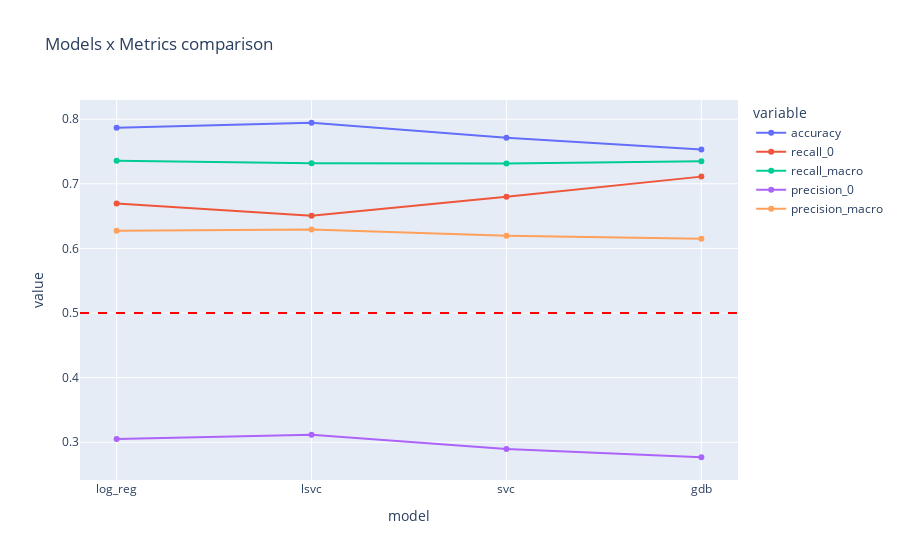

Notebook cell for this chart:
### Code cell
# top4 models x metrics
lineplot_models_vs_metrics(top4_data[["model", "accuracy", "recall_0", "recall_macro", "precision_0", "precision_macro" ]])

### Figure 1 — Plotly figure (JSON) as saved in the notebook; plotly's stock layout.template omitted (floating-point values rounded to 4 significant figures)
{"data": [{"hovertemplate": "variable=accuracy<br>model=%{x}<br>value=%{y}<extra></extra>", "legendgroup": "accuracy", "line": {"color": "#636efa", "dash": "solid"}, "marker": {"symbol": "circle"}, "mode": "lines+markers", "name": "accuracy", "orientation": "v", "showlegend": true, "type": "scatter", "x": ["log_reg", "lsvc", "svc", "gdb"], "xaxis": "x", "y": [0.7866, 0.7945, 0.7711, 0.7531], "yaxis": "y"}, {"hovertemplate": "variable=recall_0<br>model=%{x}<br>value=%{y}<extra></extra>", "legendgroup": "recall_0", "line": {"color": "#EF553B", "dash": "solid"}, "marker": {"symbol": "circle"}, "mode": "lines+markers", "name": "recall_0", "orientation": "v", "showlegend": true, "type": "scatter", "x": ["log_reg", "lsvc", "svc", "gdb"], "xaxis": "x", "y": [0.6696, 0.6504, 0.68, 0.7111], "yaxis": "y"}, {"hovertemplate": "variable=recall_macro<br>model=%{x}<br>value=%{y}<extra></extra>", "legendgroup": "recall_macro", "line": {"color": "#00cc96", "dash": "solid"}, "marker": {"symbol": "circle"}, "mode": "lines+markers", "name": "recall_macro", "orientation": "v", "showlegend": true, "type": "scatter", "x": ["log_reg", "lsvc", "svc", "gdb"], "xaxis": "x", "y": [0.7357, 0.7318, 0.7315, 0.7348], "yaxis": "y"}, {"hovertemplate": "variable=precision_0<br>model=%{x}<br>value=%{y}<extra></extra>", "legendgroup": "precision_0", "line": {"color": "#ab63fa", "dash": "solid"}, "marker": {"symbol": "circle"}, "mode": "lines+markers", "name": "precision_0", "orientation": "v", "showlegend": true, "type": "scatter", "x": ["log_reg", "lsvc", "svc", "gdb"], "xaxis": "x", "y": [0.3052, 0.3116, 0.2894, 0.2768], "yaxis": "y"}, {"hovertemplate": "variable=precision_macro<br>model=%{x}<br>value=%{y}<extra></extra>", "legendgroup": "precision_macro", "line": {"color": "#FFA15A", "dash": "solid"}, "marker": {"symbol": "circle"}, "mode": "lines+markers", "name": "precision_macro", "orientation": "v", "showlegend": true, "type": "scatter", "x": ["log_reg", "lsvc", "svc", "gdb"], "xaxis": "x", "y": [0.6272, 0.6293, 0.6195, 0.6148], "yaxis": "y"}], "layout": {"legend": {"title": {"text": "variable"}, "tracegroupgap": 0}, "shapes": [{"line": {"color": "red", "dash": "dash"}, "type": "line", "x0": 0, "x1": 1, "xref": "x domain", "y0": 0.5, "y1": 0.5, "yref": "y"}], "title": {"text": "Models x Metrics comparison"}, "xaxis": {"anchor": "y", "domain": [0, 1], "title": {"text": "model"}}, "yaxis": {"anchor": "x", "domain": [0, 1], "dtick": 0.1, "tick0": 0, "title": {"text": "value"}}}}
